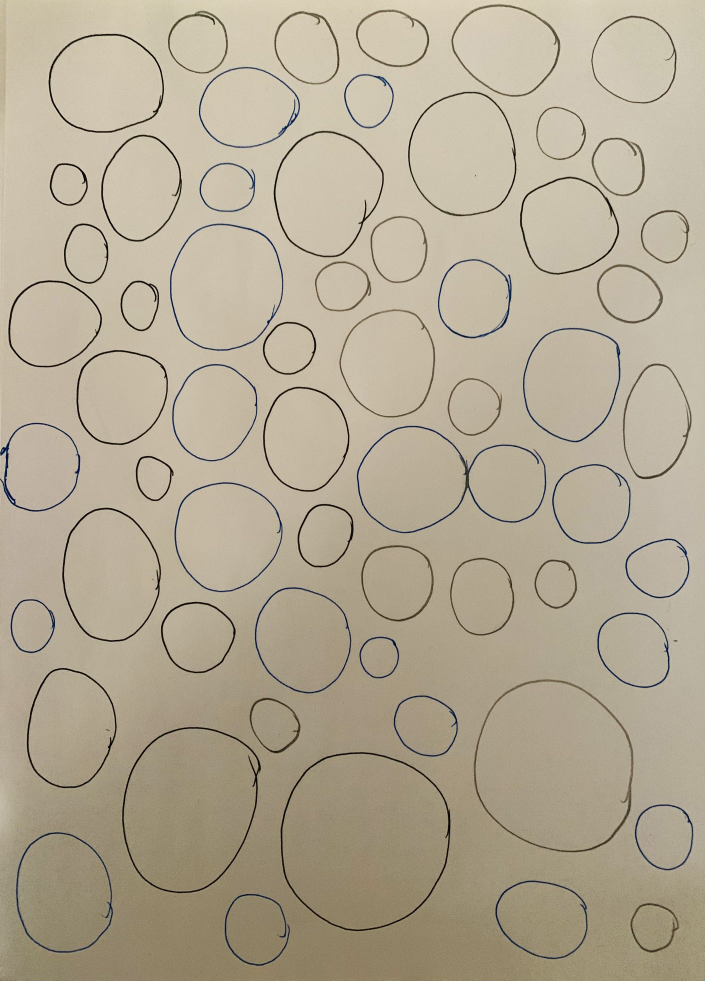
#> input picture watershed/image.jpg, 2818 x 3922 px (shown at 1/4 size)
$ python watershed.py
#> lines starting #> are read from the running program, lines starting #| are printed output that depends on the picture; after the words box and inside, x2 and y2 are one past the last pixel; in counts of white or black regions, pixels touching at a corner belong together

#Convert to binary image, foreground is white and background is black

#find sure foreground

#find sure background

#for unlabelled pixel,
#find connected components in sure fg image
#  apply watershed algorithm
#find pixels with local minima's, connected components in the image
#for each local minima assign a distinct label
#for each intensity k to Max
#   for each unlabelled pixel, if p adjacent to signle label, assign the label, foreground
#                              else dam point or background
import pandas as pd
import numpy as np
import cv2
import matplotlib.pyplot as plt
import random

image = cv2.imread("image.jpg")
#> image is the input picture: shape (3922, 2818, 3); mean B, G, R 148.2, 169.2, 179.8
#image = image[1800:2125, 1410:1750]
image = image[0:3000, ]
#> image: shape (3000, 2818, 3)
image1 = cv2.cvtColor(image, cv2.COLOR_BGR2GRAY)
#plt.imshow(image, cmap='gray')
#plt.title("image")
#plt.show()

#Convert to binary image, foreground is white and background is black
inverted_image = cv2.bitwise_not(image1)
ret, binary = cv2.threshold(inverted_image, 130,255,0)
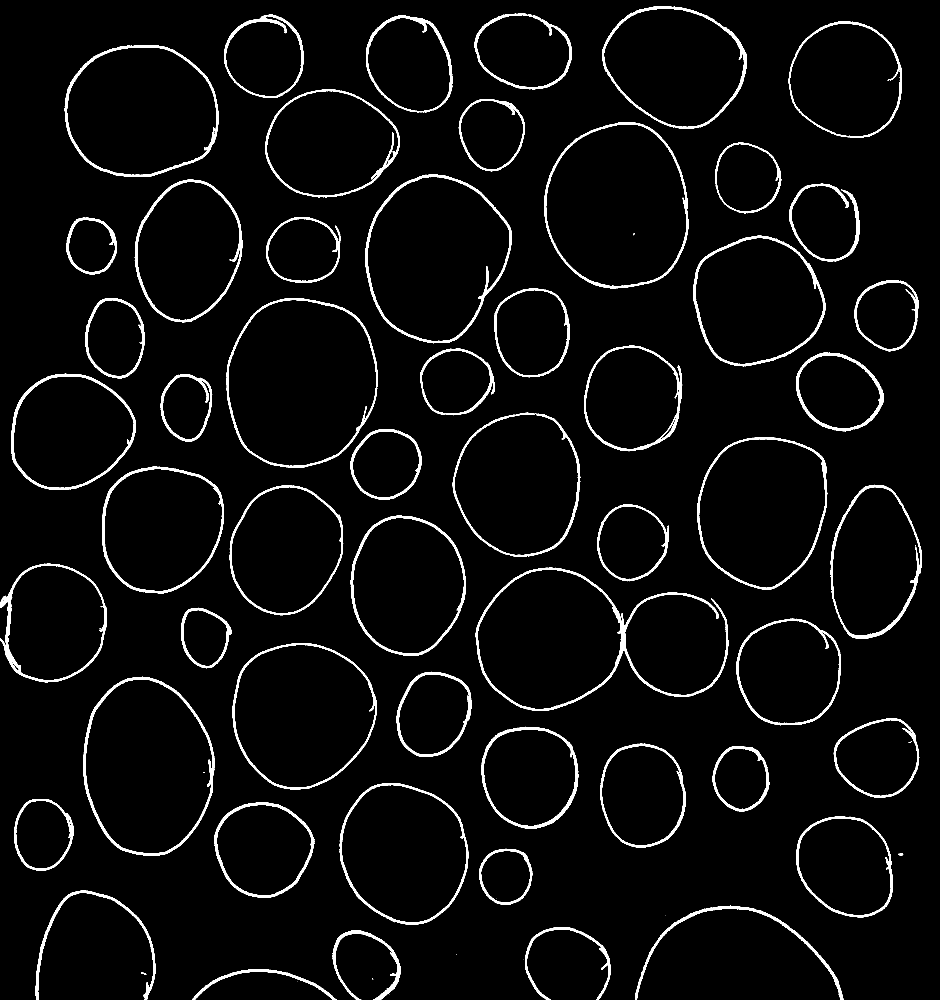
#> binary: shape (3000, 2818) (shown at 1/3 size); 4% white; 73 white regions (17 under 20 px), largest, box (x1, y1, x2, y2) and area: (1427, 1703, 2185, 2133) 14884, (249, 2030, 644, 2568) 10452, (1095, 524, 1535, 1030) 10166

#opening operation to remove noise:
kernel = np.ones((3,3), np.uint8)
opening = cv2.morphologyEx(binary, cv2.MORPH_OPEN, kernel, iterations=1)
#> opening: shape (3000, 2818); 4% white; 79 white regions (8 under 20 px), largest, box (x1, y1, x2, y2) and area: (1427, 1703, 2185, 2133) 14825, (249, 2031, 644, 2568) 10415, (1095, 524, 1535, 1029) 10121

#dialte for sure background:
#find sure background
kernel2 = np.ones((5, 5), np.uint8)
sure_bg = cv2.dilate(opening, kernel2, iterations=1)
#> sure_bg: shape (3000, 2818); 7.1% white; 60 white regions, largest, box (x1, y1, x2, y2) and area: (1425, 1701, 2187, 2135) 26817, (247, 2029, 646, 2570) 17994, (1093, 522, 1537, 1031) 17940

#for sure foreground:
sure_fg = cv2.erode(opening, kernel, iterations=1)
#> sure_fg: shape (3000, 2818); 2.4% white; 121 white regions (53 under 20 px), largest, box (x1, y1, x2, y2) and area: (1428, 1704, 2184, 2132) 8755, (250, 2032, 643, 2567) 6603, (1096, 525, 1534, 1028) 6199

unknown = cv2.subtract(sure_bg, sure_fg)
#> unknown: shape (3000, 2818); 4.7% white; 105 white regions (2 under 20 px), largest, box (x1, y1, x2, y2) and area: (1425, 1701, 2187, 2135) 12848, (1804, 16, 2243, 389) 9701, (794, 266, 1201, 594) 9530

#find connected components for local minimas for watershed
rettt, markers = cv2.connectedComponents(sure_fg)
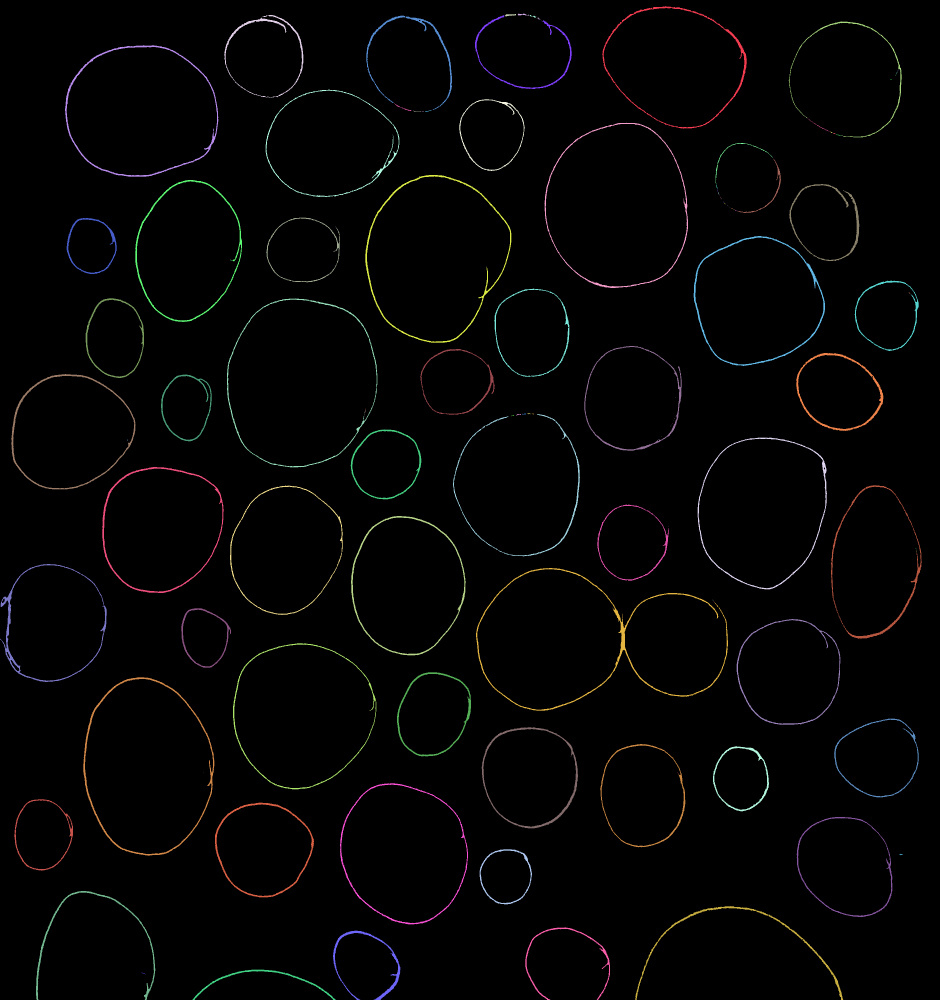
#> markers: shape (3000, 2818) int32 (shown at 1/3 size); 122 distinct labels, from 0 to 121; one colour per label, 0 black
#> rettt = 122
print("number of connected components =", rettt)
#| number of connected components = 122

#perform watershed
markers = cv2.watershed(image, markers)
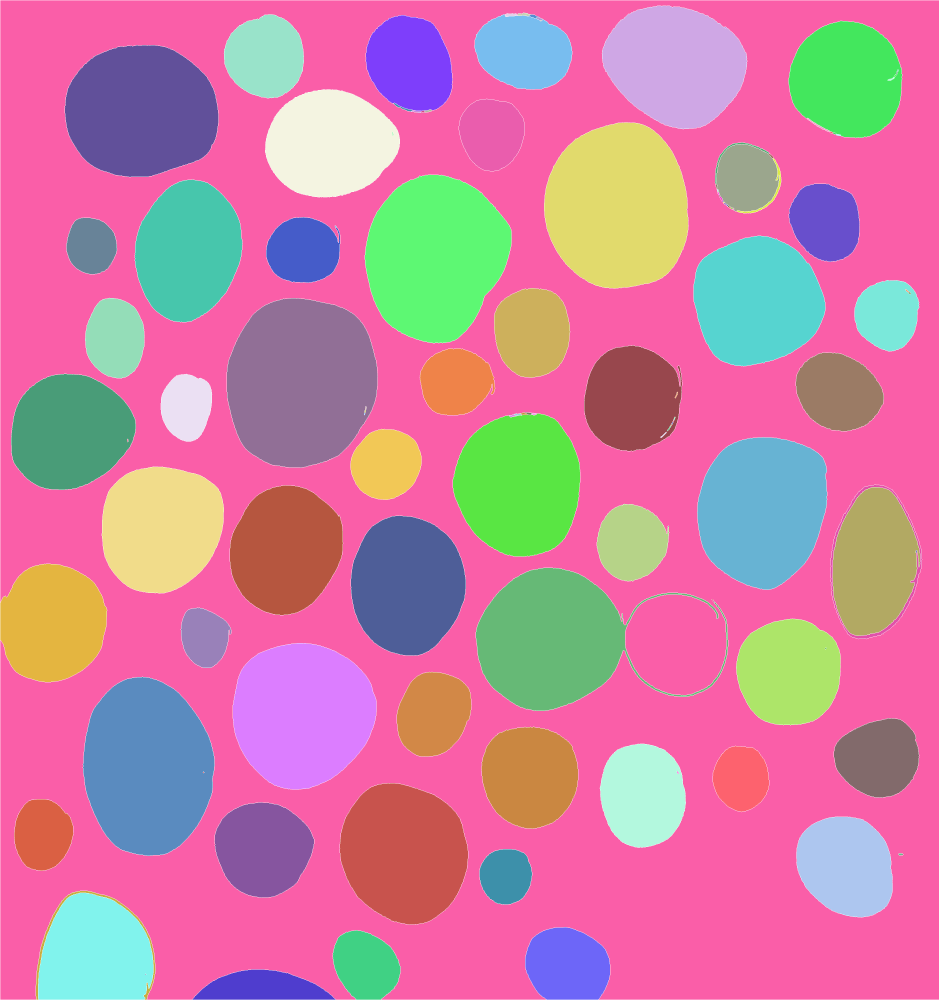
#> markers: shape (3000, 2818) int32 (shown at 1/3 size); 122 distinct labels, from -1 to 121; one colour per label, 0 black, -1 white

# Create a custom color mapping for visualization
segmented_image = np.zeros_like(image)
for label in np.unique(markers):
    if label == 0:
        continue  # Skip the background
    color = [random.randint(0, 255), random.randint(0, 255), random.randint(0, 255)]
    segmented_image[markers == label] = color
#> this loop made 122 passes
#> color on passes 2 to 13: [132, 248, 207], [155, 244, 183], [111, 71, 144], [71, 48, 128], [75, 158, 50], [37, 169, 241], [51, 181, 222], [161, 104, 244], [226, 133, 31], [7, 47, 204], [0, 252, 170], [124, 166, 32]
#> (label, color) on pass 1: (-1, [197, 215, 20])
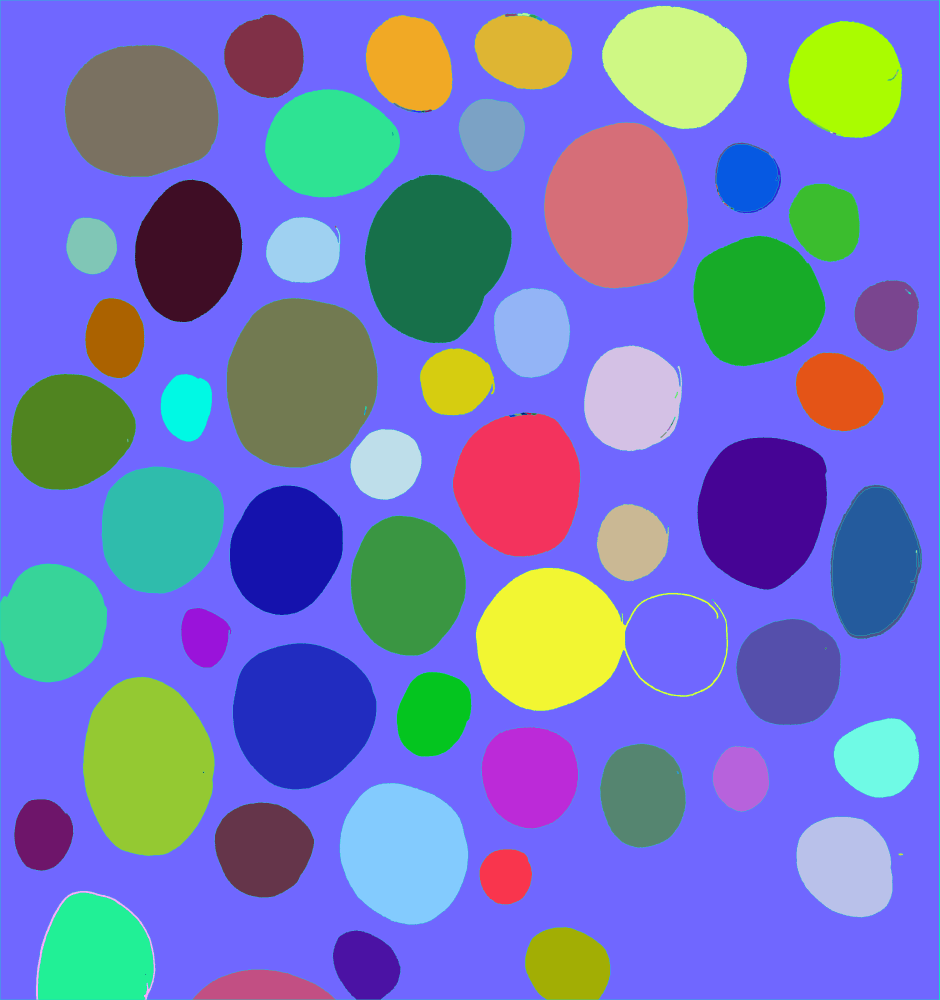
#> segmented_image: shape (3000, 2818, 3) (shown at 1/3 size); mean of channels 0, 1, 2 188.7, 120.7, 114.4; drawn as B, G, R


plt.imshow(image)
plt.title("original image")
plt.show()


plt.imshow(binary, cmap='gray')
plt.title("binary")
plt.show()

plt.imshow(opening, cmap='gray')
plt.title("opened")
plt.show()

plt.imshow(sure_bg, cmap='gray')
plt.title("dilated")
plt.show()

plt.imshow(sure_fg, cmap='gray')
plt.title("eroded")
plt.show()

plt.imshow(unknown, cmap='gray')
plt.title("unknown")
plt.show()

plt.imshow(cv2.cvtColor(segmented_image, cv2.COLOR_BGR2RGB))
plt.title("Segmented Image")
plt.show()
